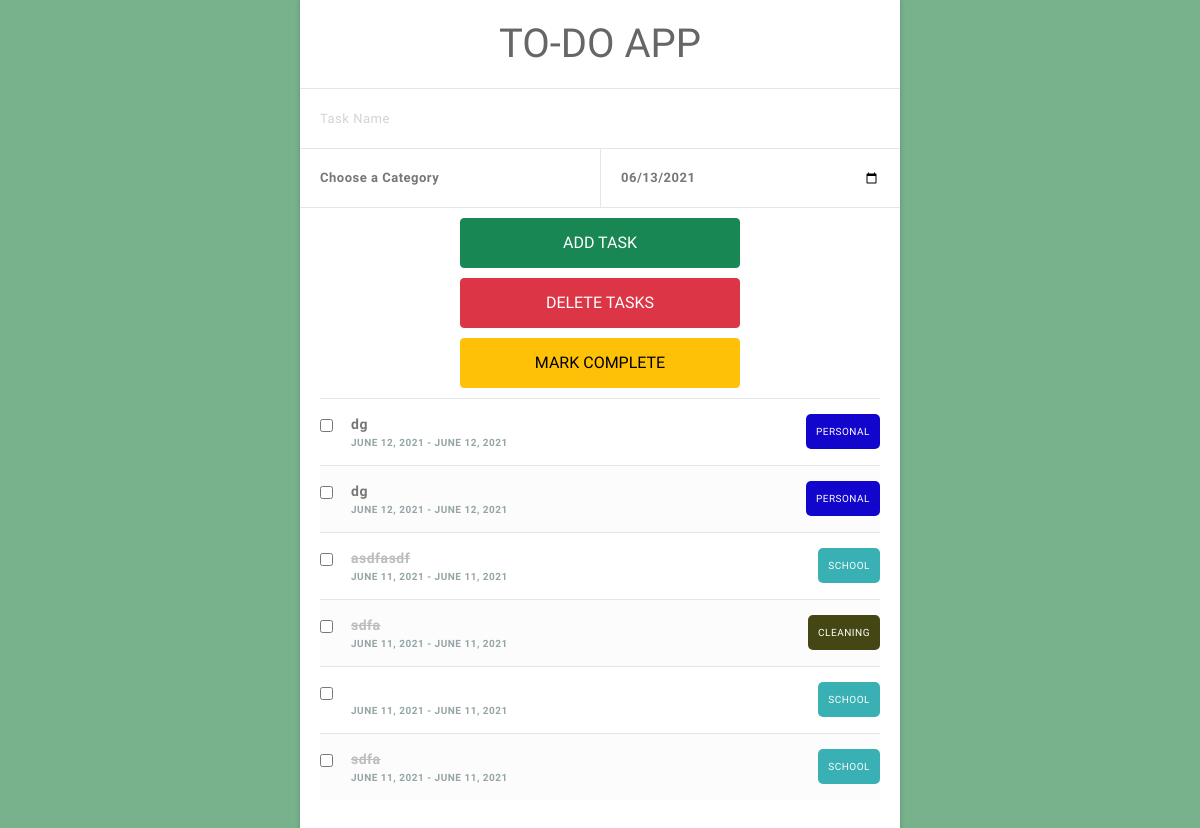
The app's page /, older data.
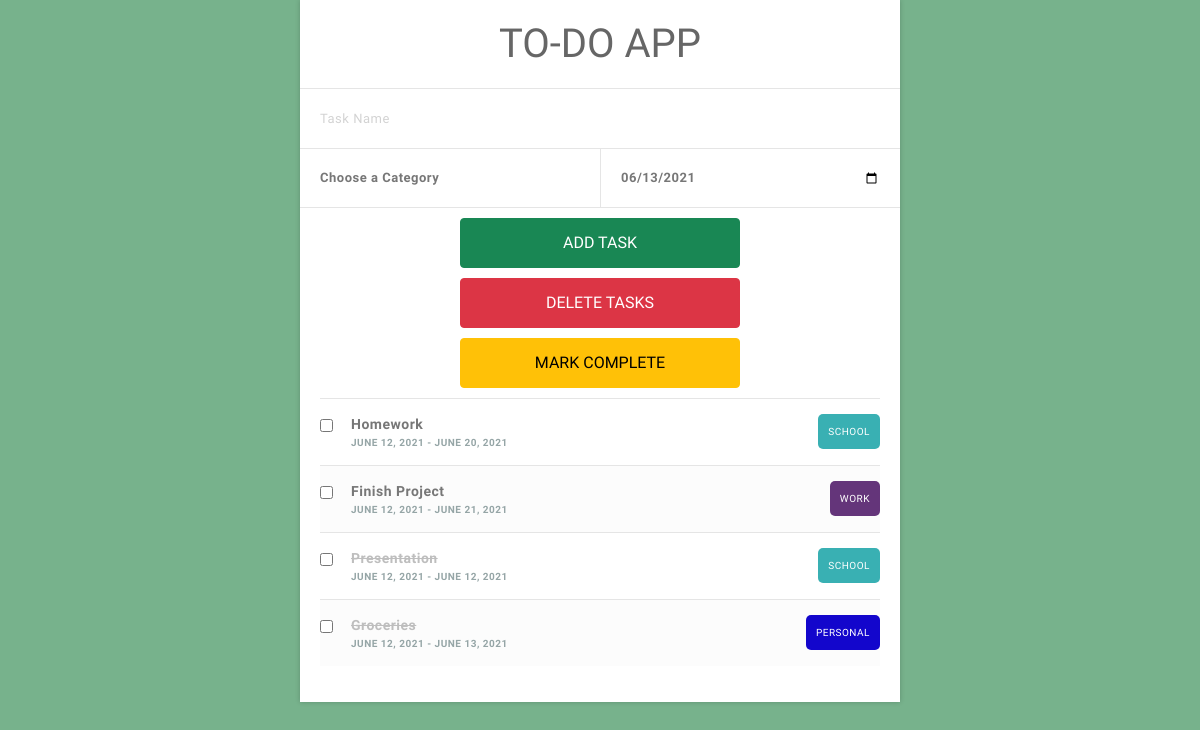
The same page, newer data.
### todolist/models.py (models this page shows, shortened)
class TodoList(models.Model):
    title = models.CharField(max_length=250)
    content = models.TextField(blank=True)
    created = models.DateField(default=timezone.now().strftime('%Y-%m-%d'))
    due_date = models.DateField(default=timezone.now().strftime('%Y-%m-%d'))
    category = models.ForeignKey(Category, default='general', on_delete=models.CASCADE)
    complete = models.BooleanField(default=False)
    class Meta:
        ordering = ['-created']

class Category(models.Model):
    name = models.CharField(max_length=100)
    class Meta:
        verbose_name = ('Category')
        verbose_name_plural = ('Categories')
    def __str__(self):
        return self.name

### todolist/views.py (the view, shortened to what this page needs)
# urls.py: path('', index, name='TodoList')
def index(request):
    todos = TodoList.objects.all()
    categories = Category.objects.all()
    return render(request, 'index.html', {'todos': todos.order_by('complete', 'due_date'), 'categories': categories, 'date': dateformat.format(timezone.now().date(), 'Y-m-d')})

### todolist/templates/index.html (shortened to what this page needs)
<!DOCTYPE html>
<html lang='en'>
<head>
    {% load static %}
    <link href="https://cdn.jsdelivr.net/npm/bootstrap@5.0.1/dist/css/bootstrap.min.css" rel="stylesheet"
>
    <link rel='stylesheet' type='text/css' href="{% static 'css/styles.css' %}">
</head>
<body>
    <div django-app='TaskManager'>
        <div class='container'>
            <div class="content">
                <h1>TO-DO APP</h1>
                <form action='' method='post'>
                    <div class="inputContainer input-group">
                        <input type="text" class="taskName" placeholder="Task Name" aria-label="task"
                            aria-describedby="basic-addon1" name='description' required>
                    </div>
                    <div class="inputContainer half last input-group">
                        <select id='category' class="taskCategory" name='categorySelect' required>
                            <option class='disabled' value=''>Choose a Category</option>
                        </select>
                    </div>
                    <div class="inputContainer half last right input-group">
                        <input class="taskDate" type="date" value={{ date }} id='dueDate' name='date'>
                    </div>
                    <div class='row'>
                        <button class='taskAdd btn btn-success' name='taskAdd' type='submit'>
                            Add Task
                        </button>
                        <button class='taskDelete btn btn-danger' name='taskDelete' formnovalidate='' type='submit'>
                            Delete Tasks
                        </button>
                        <button class='taskComplete btn btn-warning' name='taskComplete' formnovalidate='' type='submit'>
                            Mark Complete
                        </button>
                    </div>
                    <ul class='taskList'>
                        {% for todo in todos %}
                        <li class='taskItem'>
                            <input type='checkbox' class='taskCheckbox' name='checkedBox' id="{{ todo.id }}"
                                value="{{ todo.id }}">
                            <label for="{{ todo.id }}">
                                <span class='complete-{{todo.complete}}'>{{ todo.title }}</span>
                            </label>
                            <span class="category-{{ todo.category }}">{{ todo.category }}</span>
                            <strong class="taskDate">
                                {{ todo.created }} - {{ todo.due_date }}
                            </strong>
                        </li>
                        {% endfor %}
                    </ul>
                </form>
            </div>
        </div>
    </div>
</body>
</html>

### todolist/static/css/styles.css (style rules this page uses)
*, *:before, *:after { -webkit-box-sizing: border-box; -moz-box-sizing: border-box; box-sizing: border-box; }
html { font-size: 100%; }
body { background: #77B28C; font-family: 'Varela Round'; }
.container { width: 600px; margin: 0 auto; background: #ffffff; padding: 20px 0; box-shadow: 0 0 5px rgba(0, 0, 0, 0.2) }
.row { display: block; padding: 10px; text-align: center; margin: auto; width: 50%; clear: both; overflow: hidden; }
.half { width: 50%; float: left; }
.content { background: #ffffff; }
h1 { color: #666666; text-align: center; font-weight: 400; margin: 0; padding-bottom: 20px; }
.inputContainer { height: 60px; border-top: 1px solid #e5e5e5; position: relative; overflow: hidden; margin-bottom: 0; }
.inputContainer.last { border-bottom: 1px solid #e5e5e5; }
.inputContainer.half.last.right { border-left: 1px solid #e5e5e5; }
input[type='date'], input[type='text'], select { height: 100%; width: 100%; padding: 0 20px; position: absolute; top: 0; vertical-align: middle; display: inline-block; border: none; border-radius: none; font-size: 13px; color: #777777; margin: 0; font-weight: 600; letter-spacing: 0.5px; -webkit-transition: background 0.3s; transition: background 0.3s; }
input[type='date'] { cursor: pointer; }
button { background: transparent; border-radius: 5px; border: none; outline: none; height: 50px; font-size: 14px; color: #ffffff; cursor: pointer; text-transform: uppercase; position: relative; -webkit-transition: all 0.3s; transition: all 0.3s; }
.taskAdd { margin-bottom: 10px; }
.taskDelete { margin-bottom: 10px; }
.taskList { list-style: none; padding: 0 20px; }
.taskItem { border-top: 1px solid #e5e5e5; padding: 15px 0; color: #777777; font-weight: 600; font-size: 14px; letter-spacing: 0.5px; }
.taskList .taskItem:nth-child(even) { background: #fcfcfc; }
.taskCheckbox { margin-right: 1em; }
.complete-True { text-decoration: line-through; color: #bebebe; }
.taskList .taskDate { color: #95a5a6; font-size: 10px; font-weight: bold; text-transform: uppercase; display: block; margin-left: 31px; }
[class*='category-'] { float: right; font-size: 10px; background: #444444; vertical-align: middle; color: #ffffff; padding: 10px; text-align: center; border-radius: 5px; font-weight: normal; text-transform: uppercase; }
.category-Personal { background: #1306CC; }
.category-Work { background: #64357A; }
.category-School { background: #39B0B3; }
.taskCheckbox { -webkit-transition: all 0.3s; transition: all 0.3s; display: inline-block; vertical-align: middle; }
.taskCategory { -webkit-appearance: none; appearance: none; padding-left: 20px; background: #ffffff; }
.taskCategory option { background: #ffffff; border: none; outline: none; padding: 0 100px; }

Row changes from the older to the newer data that the page shows:
removed TodoList: title "dg", category "PERSONAL", created "JUNE 12, 2021", due_date "JUNE 12, 2021", complete False (drawn)
removed TodoList: title "dg", category "PERSONAL", created "JUNE 12, 2021", due_date "JUNE 12, 2021", complete False (drawn)
removed TodoList: title "asdfasdf", category "SCHOOL", created "JUNE 11, 2021", due_date "JUNE 11, 2021"
removed TodoList: title "sdfa", category "CLEANING", created "JUNE 11, 2021", due_date "JUNE 11, 2021"
removed TodoList: category "SCHOOL", created "JUNE 11, 2021", due_date "JUNE 11, 2021"
removed TodoList: title "sdfa", category "SCHOOL", created "JUNE 11, 2021", due_date "JUNE 11, 2021"
added TodoList: title "Homework", category "SCHOOL", created "JUNE 12, 2021", due_date "JUNE 20, 2021", complete False (drawn)
added TodoList: title "Finish Project", category "WORK", created "JUNE 12, 2021", due_date "JUNE 21, 2021", complete False (drawn)
added TodoList: title "Presentation", category "SCHOOL", created "JUNE 12, 2021", due_date "JUNE 12, 2021"
added TodoList: title "Groceries", category "PERSONAL", created "JUNE 12, 2021", due_date "JUNE 13, 2021"
